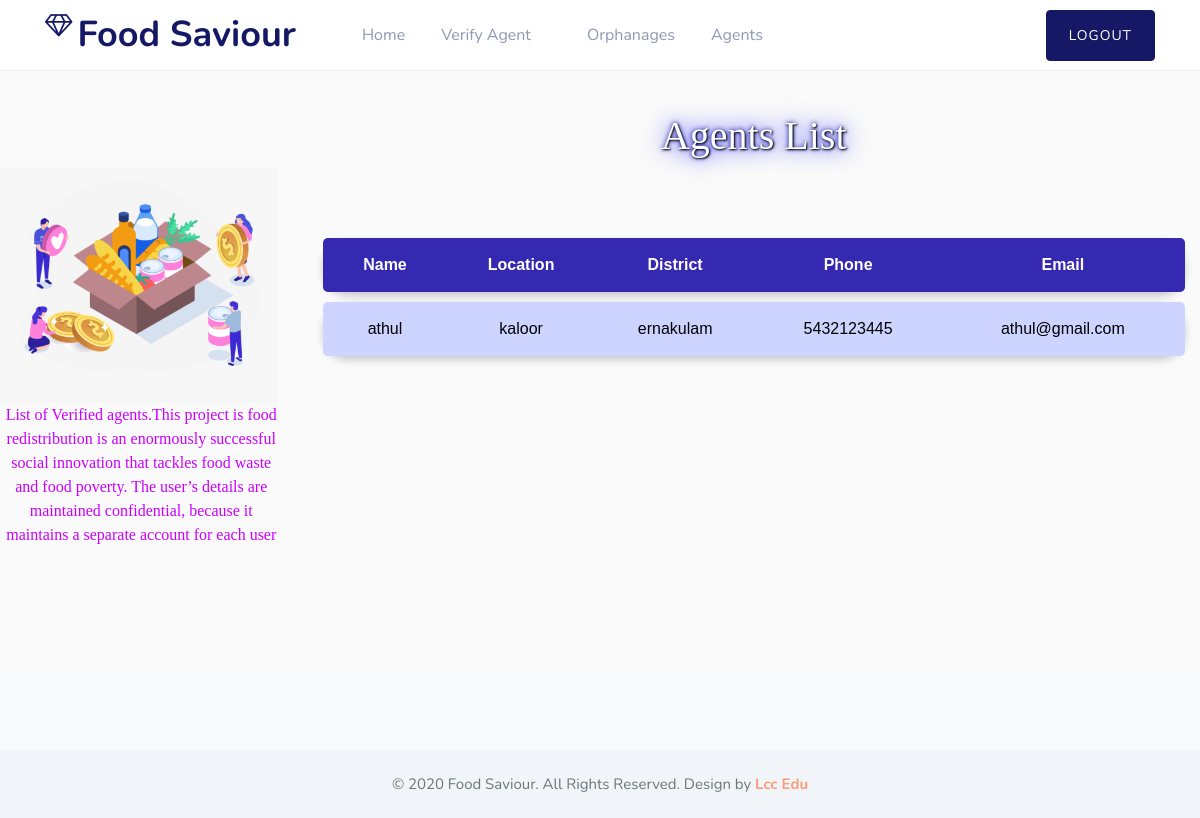
/AdminViewAgent.php, run on the app's committed database.
### tables this page shows
CREATE TABLE `agent_registration` (
  `aid` int(11) NOT NULL AUTO_INCREMENT,
  `name` varchar(30) DEFAULT NULL,
  `district` varchar(30) DEFAULT NULL,
  `location` varchar(100) DEFAULT NULL,
  `phone` varchar(30) DEFAULT NULL,
  `email` varchar(30) DEFAULT NULL,
  PRIMARY KEY (`aid`)
);

### AdminViewAgent.php (the view, shortened to what this page needs)
<?php
include('DbConnection/dbconnect.php');
include('AdminHeader.php');
?>
<div class="w3l-index-block1">
  <div class="content py-5">
    <div class="container1">
      <div class="row">
        <div class="col-md-3 content-left pt-md-0 pt-3" style="margin-top:120px;">
          <img src="assets/images/donatefood1.png" class="img-fluid" alt="main image">
          <p style=" margin: auto; color: #cc00ff;font-family:serif;text-align: center;padding-left: 5px;">List of Verified agents.This project is food redistribution is an enormously successful social innovation that tackles food waste and food poverty. The user’s details are maintained confidential, because it maintains a separate account for each user</p>
        </div>
        <div class="col-md-9 content-photo mt-md-0 mt-9">
          <section class="w3l-about6 py-5">
            <div class="container py-md-3 text-center">
              <div class="">
                <h1 style="font-family: initial;color: white;text-shadow: 1px 1px 2px black, 0 0 25px blue, 0 0 5px darkblue;">Agents List</h1> <br><br>
                <center>
                  <?php
                  $qry = "SELECT * FROM `agent_registration` a,`login` l WHERE a.`aid`=l.`uid` AND l.`status`='1'";
                  $result = mysqli_query($conn, $qry);
                  if ($result->num_rows > 0) {
                  ?>
                    <table id="cust_table">
                      <tr>
                        <th>Name</th>
                        <th>Location</th>
                        <th>District</th>
                        <th>Phone</th>
                        <th>Email</th>
                      </tr>
                      <?php
                      while ($row = mysqli_fetch_array($result)) {
                        echo "
                <tr>
                    <td>" . $row['name'] . "</td>
                    <td>" . $row['location'] . "</td>
                    <td>" . $row['district'] . "</td>
                    <td>" . $row['phone'] . "</td>
                    <td>" . $row['email'] . "</td>
                </tr>";
                      }
                    } else {
                      ?>
                      <img src="assets/images/no_data_found.png" class="img-fluid" alt="main image">
                    <?php
                    }
                    ?>
                    </table>
                    <br><br><br><br><br><br><br><br>
                </center>
              </div>
            </div>
          </section>
        </div>
      </div>
    </div>
  </div>
</div>
<section class="w3l-market-footer">
  <footer class="footer-28">
    <div class="footer-bg-layer">
      <div class="container py-lg-3">
      </div>
      <div class="midd-footer-28 align-center py-lg-4 py-3 mt-5">
        <div class="container">
          <p class="copy-footer-28 text-center"> &copy; 2020 Food Saviour. All Rights Reserved. Design by <a href="">Lcc Edu</a></p>
        </div>
      </div>
    </div>
  </footer>
</section>
</body>
</html>

### data on the page
agent_registration: name "athul", location "kaloor", district "ernakulam", phone "5432123445", email "athul@gmail.com"
